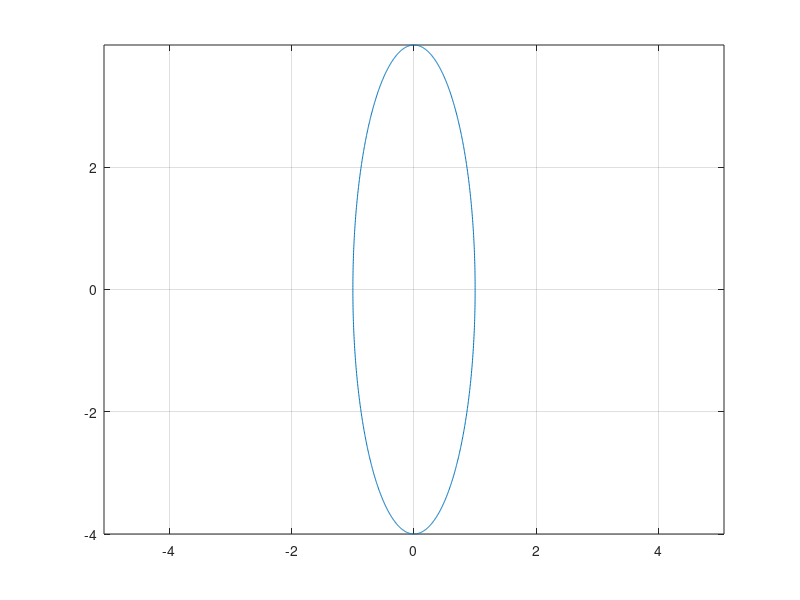

The MATLAB script that drew this image: (Note: this script raises an error after producing the figure.)
clear all
N=1000;
t_parameter=linspace(-pi,pi,N)';

Bdry_x=sin(t_parameter);
Bdry_y=4*cos(t_parameter);

Bdry= [Bdry_x,Bdry_y];
plot(Bdry_x,Bdry_y)
hold on
axis equal
grid on

trial_point=[0,0];
[inicial_distance, flag]=distance_to_bdry(trial_point,Bdry);
sum_of_g_values=0;
number_of_paths=100;



if (flag==0)
  print('Error')
else
  for sample=1:number_of_paths
    current_point=trial_point;
    current_path=[current_point];
    current_distance=inicial_distance;
    vector_of_distances=[current_distance];
    while( current_distance>0.1 )
      print('first while')
      radius=current_distance;
      random_angle=rand;
      random_direction=[sin(2*pi*random_angle),cos(2*pi*random_angle)];
      next_point=current_point+radius*random_direction;
      [current_distance,flag]=distance_to_bdry(next_point,Bdry);
      while (flag ==0 )
        print('out')
        radius=radius/2;
        next_point=current_point+radius*random_direction;
        [current_distance,flag]=distance_to_bdry(next_point,Bdry);
      end
      current_point=next_point;
      current_path=[current_path;current_point];
      vector_of_distances=[vector_of_distances;current_distance];
      plot(current_path(:,1),current_path(:,2));
      hold on
      sum_of_g_values=sum_of_g_values+bdry_data(current_point);
      pause(0.1)
    end
  end
end
solution_at_current_point= sum_of_g_values/number_of_paths